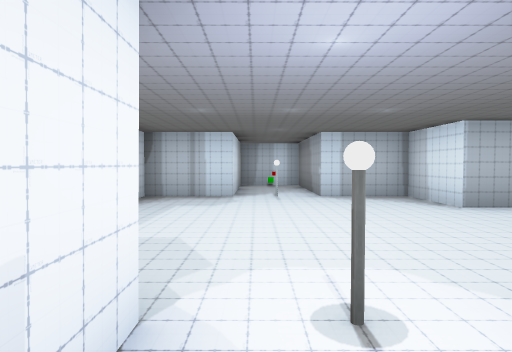
View 1 (above)

19 first-person views from a walk through a scene from a Unity 3-D project. The camera is 1.3 m above the floor, tilts 2° down and sees 75° across. The floor is counted in squares, 1.8 m on a side. Each view is taken from the middle of a square. On the plan, view 1 faces up. The plan holds only what a view shows up to about 11 squares ahead; the rest is blank. The place goes on beyond the plan. The player is left out. Door leaves are left out, so doorways stand open. Some surface patterns are stand-ins.

View 2
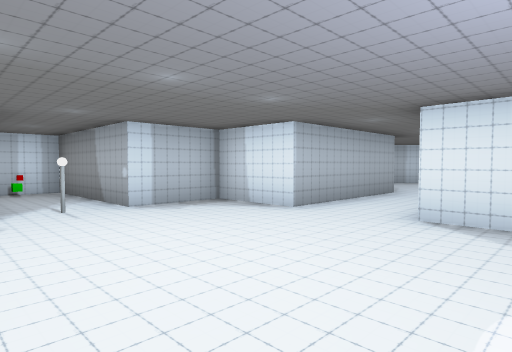

View 3
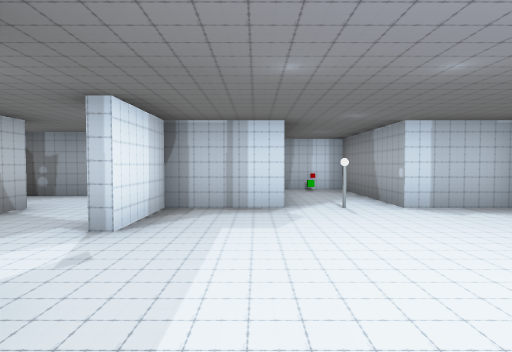

View 4
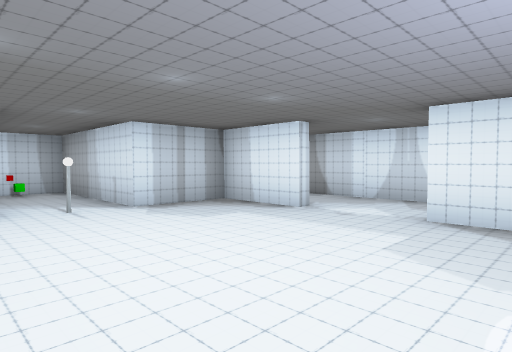

View 5
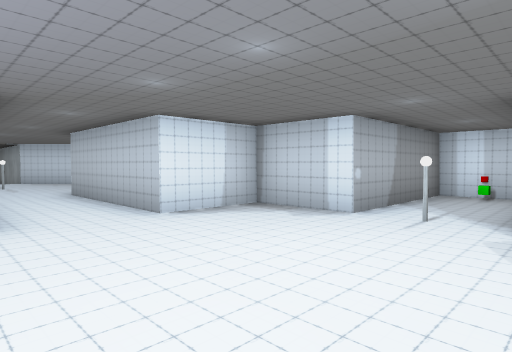

View 6
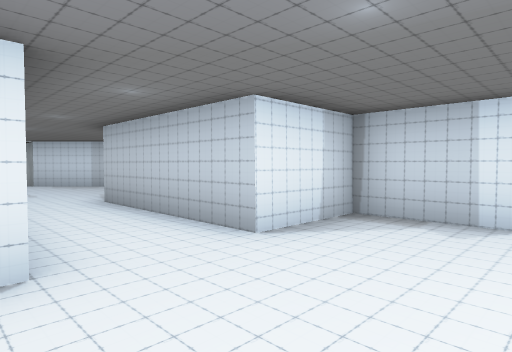

View 7
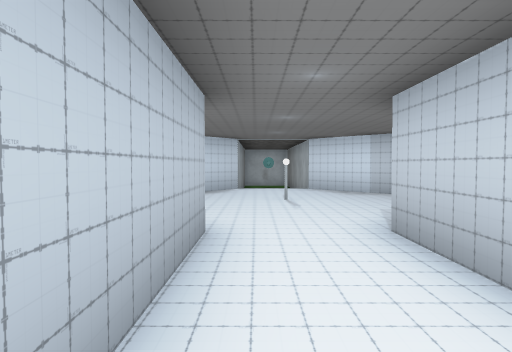

View 8
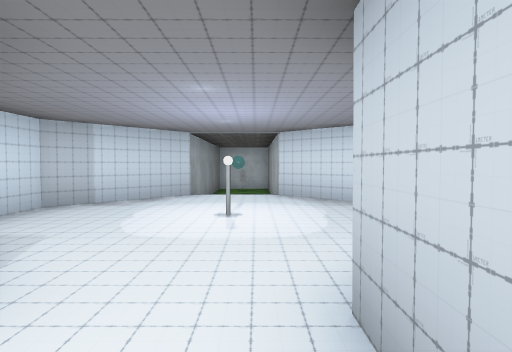

View 9
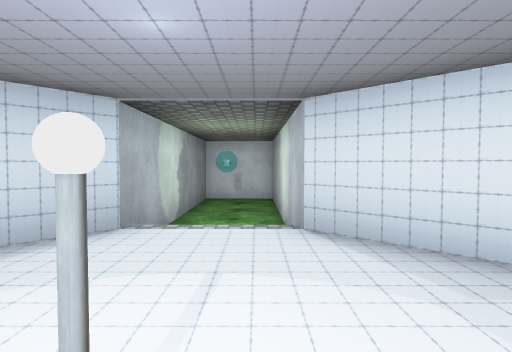

View 10
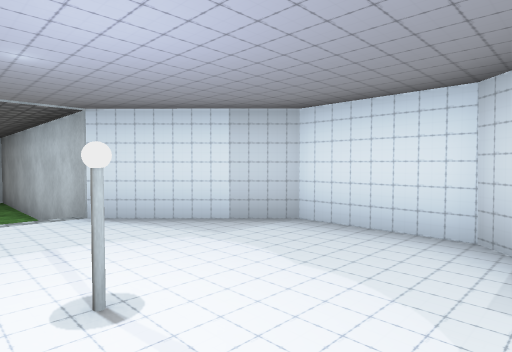

View 11
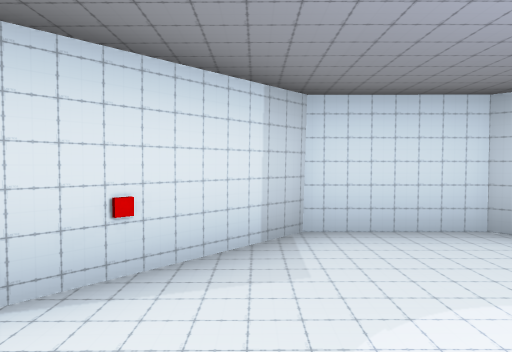

View 12
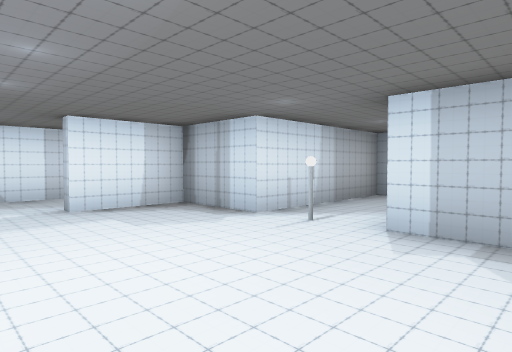

View 13
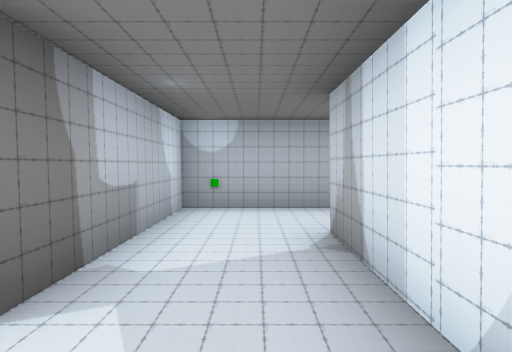

View 14
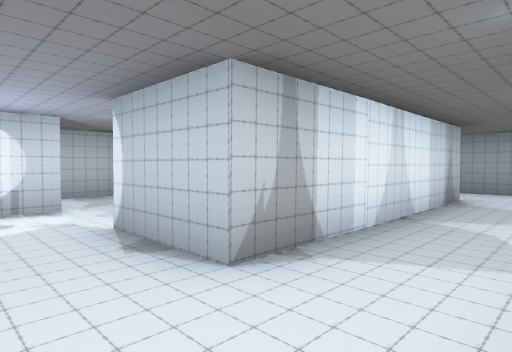

View 15
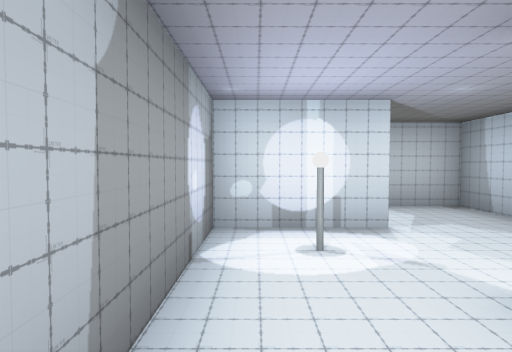

View 16
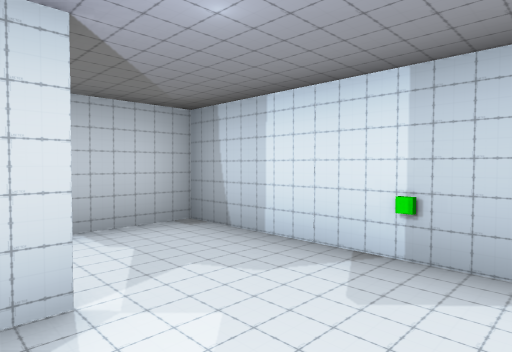

View 17
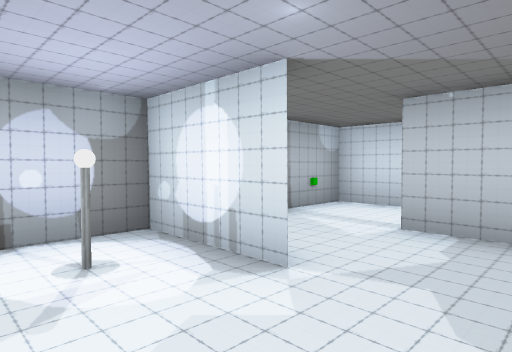

View 18
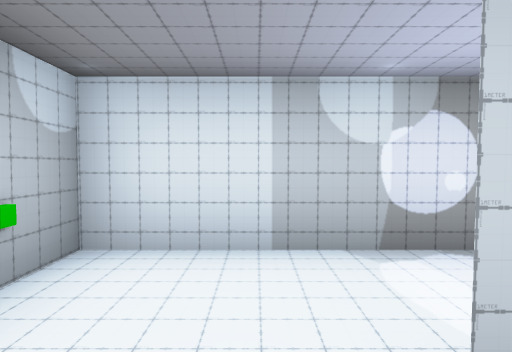

View 19
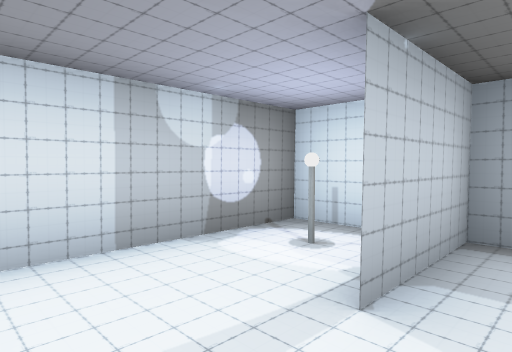

### Floor plan
Key: @ floor where view 1 was taken; # wall or solid block; . main floor; - floor 0.5 m lower than the main floor; D open door; C red cube; G green cube; O other object.
Columns run from 13 left of view 1 to 21 right of it. Each row starts with its distance up from view 1.
 12             ####
 11             #O.#
 10        ###  #..#
  9        ...  #..#
  8         #.###..###    ####
  7         #.#......#   ##..##
  6         #.#......####C....#########
  5         #.D.........DD.....D  ----#
  4 ### #G# #.D.........DD.....D -----#
  3 #.#..G. #.#......#####.....########
  2 #.#....##.#......#   ##...##
  1 #...#.....###..###    ####
  0 #...#......##@.#
 -1 #############..#
 -2             #O.#
 -3             ####

Positions as (right, up) in squares from view 1, and headings:
1: (0, 0), facing up
2: (-1, 2), facing up-right
3: (-1, 2), facing up
4: (2, 7), facing down-left
5: (-1, 6), facing down-right
6: (1, 6), facing down-right
7: (4, 5), facing right
8: (6, 4), facing right
9: (10, 4), facing right
10: (9, 5), facing down-right
11: (9, 4), facing up
12: (3, 4), facing up-left
13: (-4, 5), facing down
14: (-3, 0), facing up-left
15: (-5, 0), facing left
16: (-7, 1), facing up-left
17: (-7, 3), facing down-left
18: (-10, 1), facing left
19: (-10, 0), facing up-left
